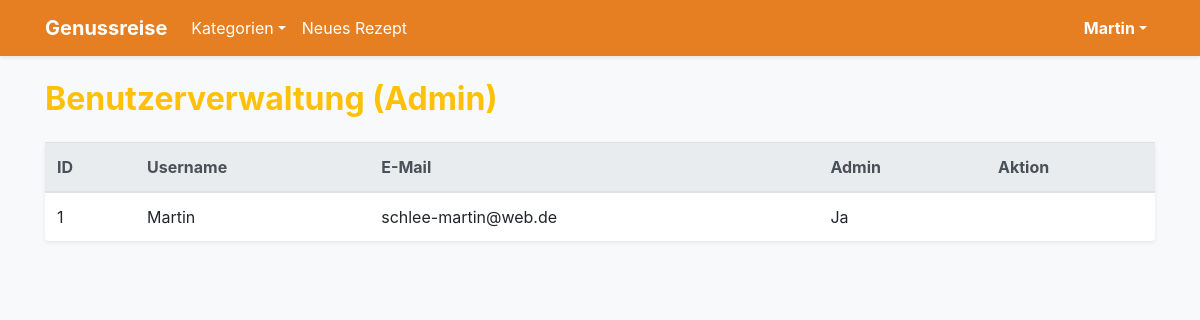
Before: /admin/users (signed in) with the older database file.
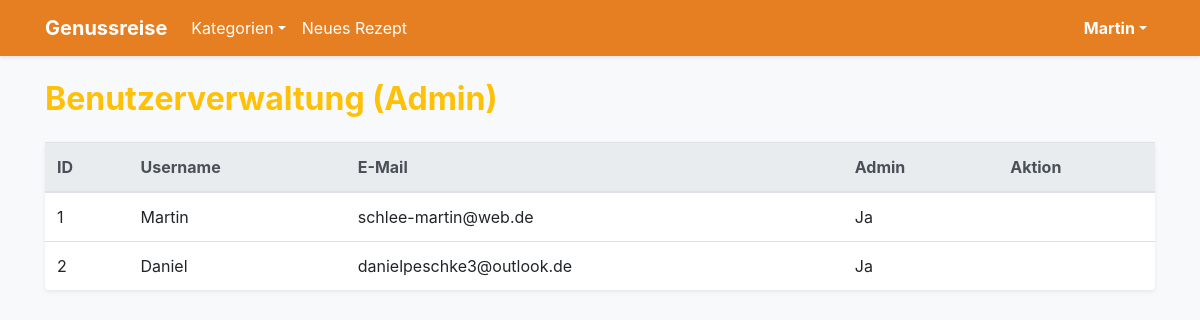
After: the same page with the newer database file.
### app.py (models this page shows)
class User(db.Model, UserMixin):
    id = db.Column(db.Integer, primary_key=True)
    username = db.Column(db.String(20), unique=True, nullable=False)
    email = db.Column(db.String(120), unique=True, nullable=False)
    password = db.Column(db.String(60), nullable=False)
    is_admin = db.Column(db.Boolean, default=False)
    recipes = db.relationship('Recipe', backref='author', lazy=True, cascade="all, delete-orphan")
    comments = db.relationship('Comment', backref='author', lazy=True, cascade="all, delete-orphan")
    favorites = db.relationship('Favorite', backref='user', lazy=True, cascade="all, delete-orphan")

### app.py (the view)
@app.route("/admin/users")
@login_required
def admin_users():
    if not current_user.is_admin: abort(403)
    return render_template('admin_users.html', users=User.query.all())

### app.py (called while the page is built)
@login_manager.user_loader
def load_user(user_id):
    return db.session.get(User, int(user_id))

@app.context_processor
def inject_categories():
    return dict(all_categories=Category.query.order_by(Category.name).all())

### templates/admin_users.html (shortened to what this page needs)
{% extends "base.html" %}
{% block content %}
<h2 class="text-warning font-weight-bold mb-4">Benutzerverwaltung (Admin)</h2>
<table class="table bg-white shadow-sm rounded">
    <thead class="thead-light">
        <tr><th>ID</th><th>Username</th><th>E-Mail</th><th>Admin</th><th>Aktion</th></tr>
    </thead>
    <tbody>
        {% for user in users %}
        <tr>
            <td>{{ user.id }}</td>
            <td>{{ user.username }}</td>
            <td>{{ user.email }}</td>
            <td>{{ 'Ja' if user.is_admin else 'Nein' }}</td>
            <td>
            </td>
        </tr>
        {% endfor %}
    </tbody>
</table>
{% endblock %}

### templates/base.html (shortened to what this page needs)
<!DOCTYPE html>
<html lang="de">
<head>
    <link rel="stylesheet" href="https://stackpath.bootstrapcdn.com/bootstrap/4.5.2/css/bootstrap.min.css">
    <link rel="stylesheet" href="https://cdnjs.cloudflare.com/ajax/libs/font-awesome/5.15.4/css/all.min.css">
</head>
<body class="bg-light">
    <nav class="navbar navbar-expand-lg navbar-dark navbar-custom shadow-sm">
        <div class="container">
            <a class="navbar-brand font-weight-bold" href="{{ url_for('index') }}">Genussreise</a>
            <div class="collapse navbar-collapse">
                <ul class="navbar-nav mr-auto">
                    <li class="nav-item dropdown">
                        <a class="nav-link dropdown-toggle text-white" href="#" data-toggle="dropdown">Kategorien</a>
                    </li>
                    <li class="nav-item"><a class="nav-link text-white" href="{{ url_for('add_recipe') }}">Neues Rezept</a></li>
                </ul>
                <ul class="navbar-nav">
                    {% if current_user.is_authenticated %}
                        <li class="nav-item dropdown">
                            <a class="nav-link dropdown-toggle text-white font-weight-bold" href="#" data-toggle="dropdown">{{ current_user.username }}</a>
                        </li>
                    {% else %}
                        <li class="nav-item"><a class="nav-link text-white" href="{{ url_for('login') }}">Login</a></li>
                        <li class="nav-item ml-2"><a class="btn btn-outline-light btn-sm mt-1" href="{{ url_for('register') }}">Registrieren</a></li>
                    {% endif %}
                </ul>
            </div>
        </div>
    </nav>
    <div class="container mt-4">
        {% block content %}{% endblock %}
    </div>
</body>
</html>

### templates/base.html (style rules this page uses)
.navbar-custom { background-color: #e67e22; }

Changed rows visible on the page:
added User: id "2", username "Daniel", email "danielpeschke3@outlook.de", is_admin "Ja"
